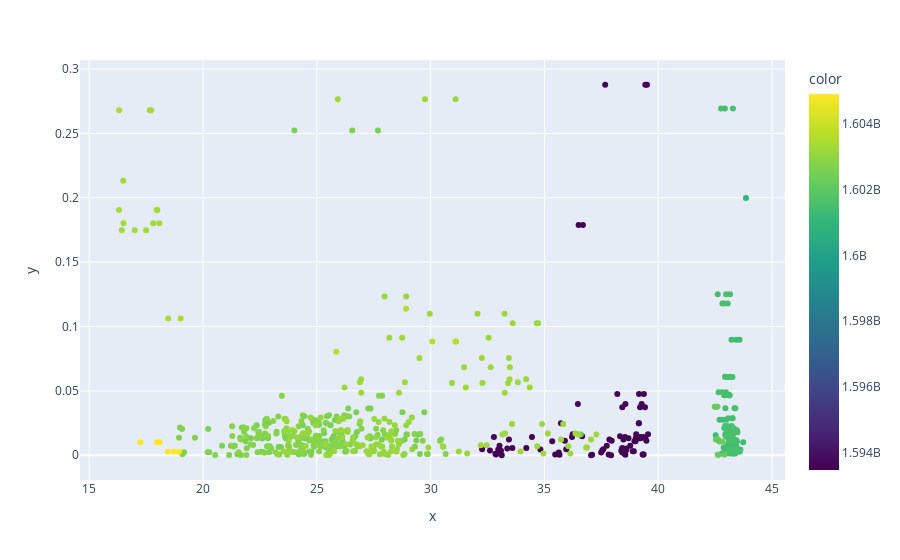

This figure's notebook cell:
### Code cell
fig=px.scatter(y=HV_pd_f.D_L2_IMonDet_G1,x=HV_pd_f.humidity, color=HV_pd_f.time, color_continuous_scale="viridis")
# fig.update_yaxes(title="G1 ImonReal derivative (uA/1h)")
# fig.update_layout(title=dict(text="G1 derivative vs humidity", x=0.5))
# fig.update_xaxes(title="Humidity [%]")
# fig.write_html("exp_plots/Derivative_vs_humidity.html", include_plotlyjs="CDN")

fig.show()

### Figure 1 — Plotly figure (JSON) as saved in the notebook; plotly's stock layout.template omitted (floating-point values rounded to 4 significant figures; data arrays with more than 128 entries replaced by an {"elided": "..."} marker saying what was removed)
{"data": [{"hovertemplate": "x=%{x}<br>y=%{y}<br>color=%{marker.color}<extra></extra>", "legendgroup": "", "marker": {"color": {"elided": "707 int values"}, "coloraxis": "coloraxis", "symbol": "circle"}, "mode": "markers", "name": "", "orientation": "v", "showlegend": false, "type": "scatter", "x": {"elided": "707 float values"}, "xaxis": "x", "y": {"elided": "707 float values"}, "yaxis": "y"}], "layout": {"coloraxis": {"colorbar": {"title": {"text": "color"}}, "colorscale": [[0, "#440154"], [0.1111, "#482878"], [0.2222, "#3e4989"], [0.3333, "#31688e"], [0.4444, "#26828e"], [0.5556, "#1f9e89"], [0.6667, "#35b779"], [0.7778, "#6ece58"], [0.8889, "#b5de2b"], [1, "#fde725"]]}, "legend": {"tracegroupgap": 0}, "margin": {"t": 60}, "xaxis": {"anchor": "y", "domain": [0, 1], "title": {"text": "x"}}, "yaxis": {"anchor": "x", "domain": [0, 1], "title": {"text": "y"}}}}
